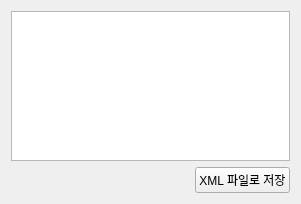
<?xml version="1.0" encoding="UTF-8"?>
<ui version="4.0">
 <class>Widget</class>
 <widget class="QWidget" name="Widget">
  <property name="geometry">
   <rect>
    <x>0</x>
    <y>0</y>
    <width>301</width>
    <height>204</height>
   </rect>
  </property>
  <property name="windowTitle">
   <string>Widget</string>
  </property>
  <layout class="QVBoxLayout" name="verticalLayout">
   <item>
    <widget class="QTextEdit" name="textEdit"/>
   </item>
   <item>
    <layout class="QHBoxLayout" name="horizontalLayout">
     <item>
      <spacer name="horizontalSpacer">
       <property name="orientation">
        <enum>Qt::Horizontal</enum>
       </property>
       <property name="sizeHint" stdset="0">
        <size>
         <width>40</width>
         <height>20</height>
        </size>
       </property>
      </spacer>
     </item>
     <item>
      <widget class="QPushButton" name="pushButton">
       <property name="text">
        <string>XML 파일로 저장</string>
       </property>
      </widget>
     </item>
    </layout>
   </item>
  </layout>
 </widget>
 <layoutdefault spacing="6" margin="11"/>
 <resources/>
 <connections/>
</ui>
